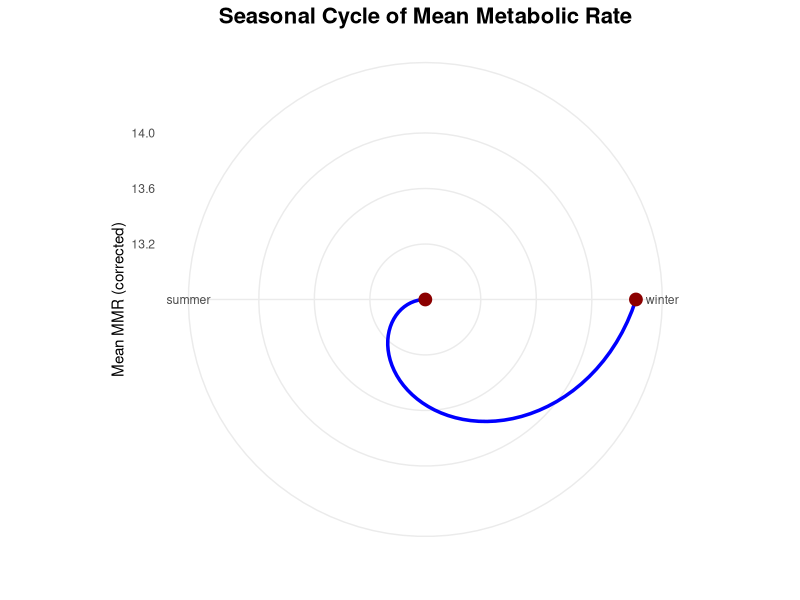
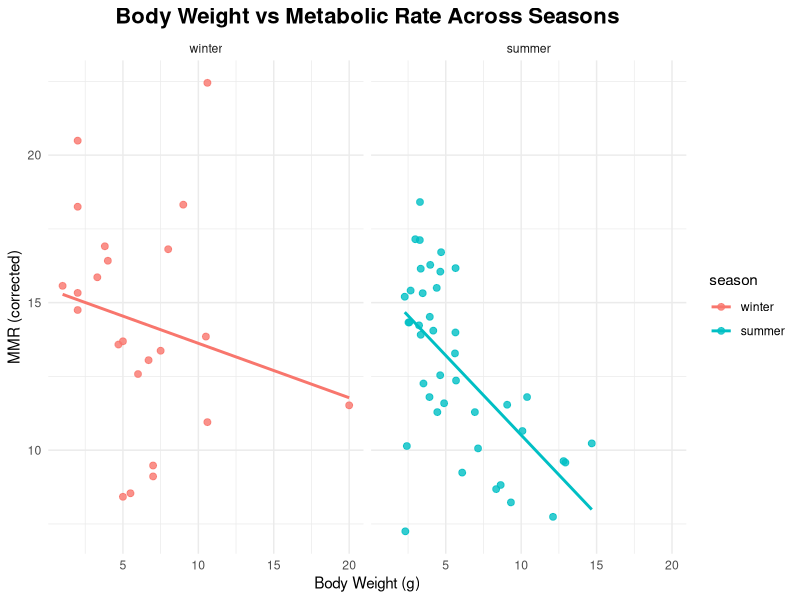
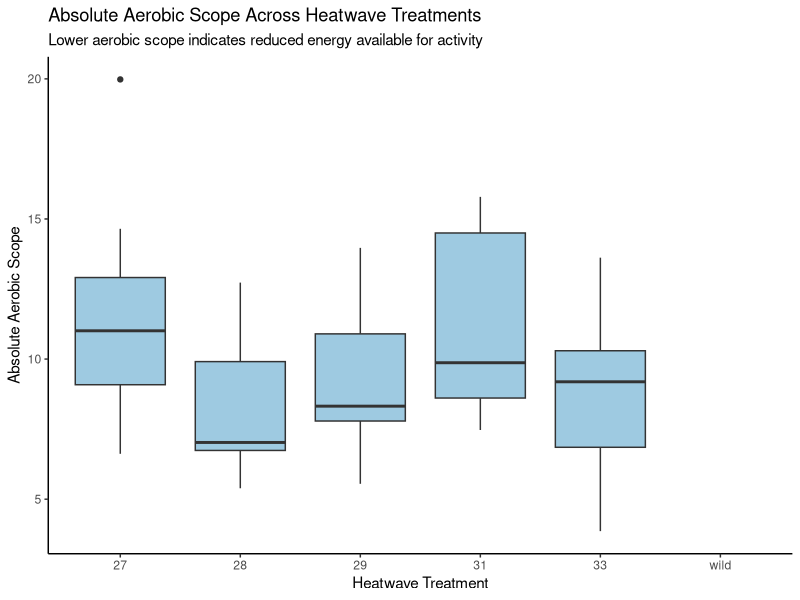
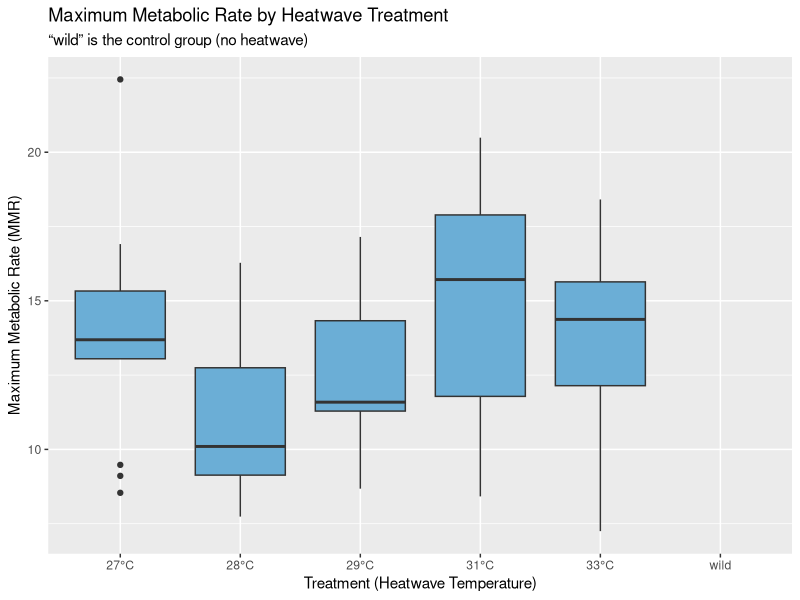
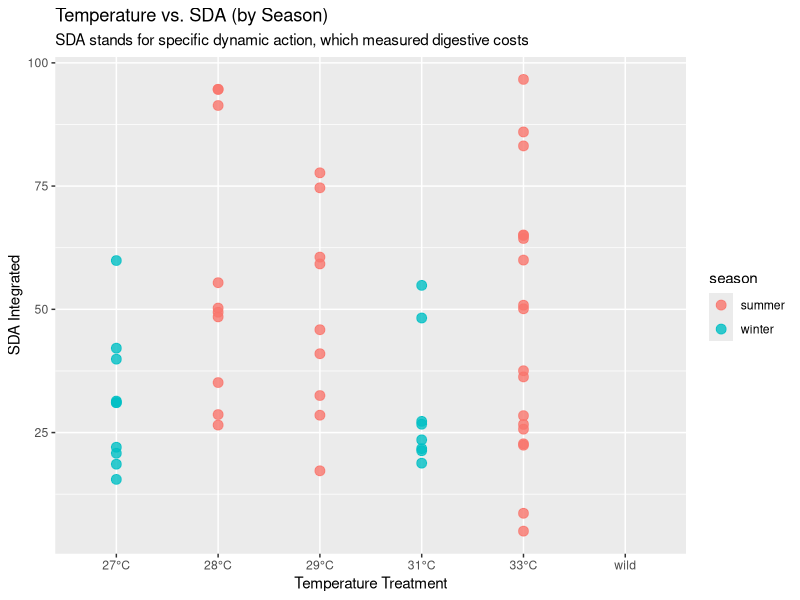

R code for these plots, in order:
## ---- chunk 1
library(tidyverse)
library(broom)
library(viridisLite)
library(ggplot2)
## ---- chunk 2
heatwaves_coral_fish <- read_csv("../data/VanWert_etal_2023_hawkfish.csv")
glimpse(heatwaves_coral_fish)
## ---- chunk 3
heatwaves_coral_fish_clean <- heatwaves_coral_fish |>
  rename(wet_mass = bw_g,
         total_length = tl_cm,
         standard_length = sl_cm,
         max_metabolic_rate = mmr_corrected,
         standard_metabolic_rate = smr_low10_all,
         absolute_aerobic_scope = aas_corrected,
         factorial_aerobic_scope = fas,
         SDA_coeff = sda_coeff,
         temp_of_arrhythmia = tarr,
         peak_max_heart_rate = fhmax_peak,
         temp_at_max_heart_rate = tpeak)
## ---- chunk 4

heatwave_vs_mmr <- heatwaves_coral_fish_clean |>
  ggplot(aes(x = treatment_new, y = max_metabolic_rate)) +
  geom_boxplot(fill = "#6BAED6") +
  scale_x_discrete(labels = function(x) ifelse(x == "wild", "wild", paste0(x, "°C"))) +
  labs(
    title = "Maximum Metabolic Rate by Heatwave Treatment",
    subtitle = "“wild” is the control group (no heatwave)",
    x = "Treatment (Heatwave Temperature)",
    y = "Maximum Metabolic Rate (MMR)"
  )

# Save the plot
ggsave("fig_heatwave_boxplot.png", heatwave_vs_mmr, width = 7, height = 5)

## ---- chunk 5

temp_energy_season <- heatwaves_coral_fish_clean |>
  ggplot(aes(x = treatment_new, y = SDA_integrated, color = season)) +
  geom_point(alpha = 0.8, size = 3) +
  scale_x_discrete(labels = function(x) ifelse(x == "wild", "wild", paste0(x, "°C"))) +
  labs(
    title = "Temperature vs. SDA (by Season)",
    subtitle = "SDA stands for specific dynamic action, which measured digestive costs",
    x = "Temperature Treatment",
    y = "SDA Integrated"
  )

# Save the plot
ggsave("fig_temp_energy_season_scatterplot.png", temp_energy_season, width = 7, height = 5)
## ---- chunk 6

df <- read.csv("../data/VanWert_etal_2023_hawkfish.csv")
df$season <- factor(df$season, 
                    levels = c("winter", "spring", "summer", "fall"))


season_means <- df |>
  group_by(season) |>
  summarise(mean_mmr = mean(mmr_corrected, na.rm = TRUE))


ggplot(season_means, aes(x = season, y = mean_mmr, group = 1)) +
  geom_line(size = 1.2, color = "blue") +
  geom_point(size = 4, color = "darkred") +
  coord_polar() +
  theme_minimal() +
  labs(
    title = "Seasonal Cycle of Mean Metabolic Rate",
    x = "",
    y = "Mean MMR (corrected)"
  ) +
  theme(
    plot.title = element_text(size = 16, face = "bold", hjust = 0.5)
   
  )


## ---- chunk 7

df <- read.csv("../data/VanWert_etal_2023_hawkfish.csv")

df$season <- factor(df$season, 
                    levels = c("winter", "spring", "summer", "fall"))

ggplot(df, aes(x = bw_g, y = mmr_corrected, color = season)) +
  geom_point(alpha = 0.8, size = 2) +
  geom_smooth(method = "lm", se = FALSE) +
  facet_wrap(~ season, nrow = 1) +
  theme_minimal() +
  labs(
    title = "Body Weight vs Metabolic Rate Across Seasons",
    x = "Body Weight (g)",
    y = "MMR (corrected)"
  ) +
  theme(
    plot.title = element_text(size = 16, face = "bold", hjust = 0.5)

  )

## ---- chunk 8
aerobic_scope_treatment <- heatwaves_coral_fish_clean |>
  ggplot(aes(x = treatment_new, y = absolute_aerobic_scope)) +
  geom_boxplot(fill = "#9ECAE1") +
  labs(
    title = "Absolute Aerobic Scope Across Heatwave Treatments",
    subtitle = "Lower aerobic scope indicates reduced energy available for activity",
    x = "Heatwave Treatment",
    y = "Absolute Aerobic Scope"
  ) +
  theme_classic()

# Display the plot
aerobic_scope_treatment
## ---- chunk 9

## ---- chunk 10
